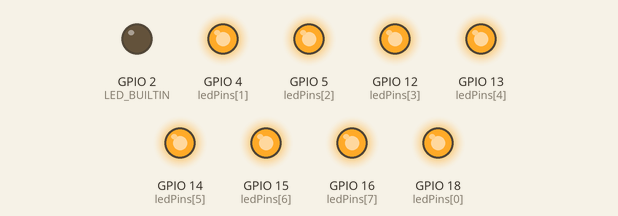
A sketch run on a simulated ESP32. On the bench: output pins drawn as LEDs (lit = HIGH). Nothing arrives over Bluetooth unless stated; a phone connects over Bluetooth LE 3 s after start; what the sketch prints to the serial monitor is not drawn.

Above: at 0.5 s.
At 32.45 s:
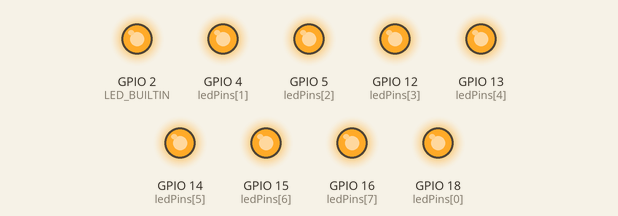
Timing chart, 0 to 32.9 s (numbered marks = the images above):
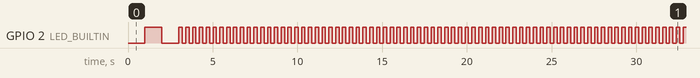

Measured:
- by itself, GPIO 2 (LED_BUILTIN): goes HIGH 1.0 s, LOW 1.0 s, 315 × (HIGH 0.20 s, LOW 0.20 s), HIGH 0.20 s, then LOW
- by itself, everything shown: repeats every 50.7 s, in 252 steps

The sketch:

ESP32-LED-8-Channel.ino
```cpp
#include <NimBLEDevice.h>

const int LED_BUILTIN = 2;

String bleName = "DO_IOT";  //ชื่อที่แสดงเมื่อใช้อุปกรณ์ค้นหา
// BLE UUIDs
#define SERVICE_UUID_LED "4fafc201-1fb5-459e-8fcc-c5c9c331914b"
#define CHARACTERISTIC_UUID_LED1 "beb5483e-36e1-4688-b7f5-ea07361b26a7"
#define CHARACTERISTIC_UUID_LED2 "beb5483e-36e1-4688-b7f5-ea07361b26a8"
#define CHARACTERISTIC_UUID_LED3 "beb5483e-36e1-4688-b7f5-ea07361b26a9"
#define CHARACTERISTIC_UUID_LED4 "beb5483e-36e1-4688-b7f5-ea07361b26aa"
#define CHARACTERISTIC_UUID_LED5 "beb5483e-36e1-4688-b7f5-ea07361b26ab"
#define CHARACTERISTIC_UUID_LED6 "beb5483e-36e1-4688-b7f5-ea07361b26ac"
#define CHARACTERISTIC_UUID_LED7 "beb5483e-36e1-4688-b7f5-ea07361b26ad"
#define CHARACTERISTIC_UUID_LED8 "beb5483e-36e1-4688-b7f5-ea07361b26ae"
#define CHARACTERISTIC_UUID_LED_STATE "beb5483e-36e1-4688-b7f5-ea07361b26af"

// BLE server and characteristic
NimBLEServer* pServer = nullptr;
NimBLECharacteristic* pCharacteristicLed1 = nullptr;
NimBLECharacteristic* pCharacteristicLed2 = nullptr;
NimBLECharacteristic* pCharacteristicLed3 = nullptr;
NimBLECharacteristic* pCharacteristicLed4 = nullptr;
NimBLECharacteristic* pCharacteristicLed5 = nullptr;
NimBLECharacteristic* pCharacteristicLed6 = nullptr;
NimBLECharacteristic* pCharacteristicLed7 = nullptr;
NimBLECharacteristic* pCharacteristicLed8 = nullptr;
NimBLECharacteristic* pCharacteristicLedState = nullptr;
bool deviceConnected = false;
bool oldDeviceConnected = false;
std::string receivedValueLed1 = "";
std::string receivedValueLed2 = "";
std::string receivedValueLed3 = "";
std::string receivedValueLed4 = "";
std::string receivedValueLed5 = "";
std::string receivedValueLed6 = "";
std::string receivedValueLed7 = "";
std::string receivedValueLed8 = "";
std::string receivedValueLedState = "";
std::string oldReceivedValueLedState = "";

//กำหนดค่า GPIO pin ให้กับ LED
const int ledPins[] = {18, 4, 5, 12, 13, 14, 15, 16};
const int numLeds = 8;//Led จำนวน 8 ดวง

void setupBLE();
void updateStatusPinsToBLE();
void ledBlink(int delay);

void setup() {
  //ตั้งค่าเปิดการใช้งานการเชื่อมต่อ Serial Port
  Serial.begin(115200);

  pinMode(LED_BUILTIN, OUTPUT);
  digitalWrite(LED_BUILTIN, LOW);

  //ตั้งค่า Pins ของ LED ให้เป็น Output ทั้งหมด
  for (int i = 0; i < numLeds; i++) {
    pinMode(ledPins[i], OUTPUT);
    digitalWrite(ledPins[i], HIGH);//Active LOW (LOW=LED ติด , HIGH=LED ดับ)
  }
  setupBLE();
}

void loop() {
  if (deviceConnected) {
    ledBlink(200);//ถ้ามีอุปกรณ์อื่นมาเชื่อมต่อจะกระพริบ 200 ms
  } else {
    ledBlink(1000);//ถ้าไม่มีอุปกรณ์อื่นมาเชื่อมต่อจะกระพริบ 1000 ms
  }

  checkDeviceConnected();//ตรวจสอบการเชื่อมต่อ

  // ถ้ามีอุปกรณ์เชื่อมต่ออยู่ ให้อ่านข้อมูล Characteristic
  if (deviceConnected) {
    updateStatusPinsToBLE();//Update สถานะของ LED pin ไปที่ BLE


    //อ่านค่า Characteristic ที่อุปกรณ์ที่เชื่อมต่อส่งมา
    //อ่านค่า Characteristic ของ LED1
    std::string newValue = pCharacteristicLed1->getValue();
    if(newValue.c_str()!=nullptr){
      if (newValue != receivedValueLed1) {
        Serial.print("ค่าใหม่ที่รับมาของ LED1: ");
        Serial.println(newValue.c_str());
        receivedValueLed1 = newValue;
        if(newValue=="0"){
          //อัพเดตค่าไปที่ Characteristic
          digitalWrite(ledPins[0],HIGH);
        }
        else if(newValue=="1"){
          digitalWrite(ledPins[0],LOW);
        }
      }
    }


    // อ่านค่า Characteristic ของ LED2
    newValue = pCharacteristicLed2->getValue();
    if(newValue.c_str()!=nullptr){
      if (newValue != receivedValueLed2) {
        Serial.print("ค่าใหม่ที่รับมาของ LED2: ");
        Serial.println(newValue.c_str());
        receivedValueLed2 = newValue;
        if(newValue=="0"){
          //อัพเดตค่าไปที่ Characteristic
          digitalWrite(ledPins[1],HIGH);
        }
        else if(newValue=="1"){
          digitalWrite(ledPins[1],LOW);
        }
      }
    }


    //อ่านค่า Characteristic ของ LED3
    newValue = pCharacteristicLed3->getValue();
    if(newValue.c_str()!=nullptr){
      if (newValue != receivedValueLed3) {
        Serial.print("ค่าใหม่ที่รับมาของ LED3: ");
        Serial.println(newValue.c_str());
        receivedValueLed3 = newValue;
        if(newValue=="0"){
          //อัพเดตค่าไปที่ Characteristic
          digitalWrite(ledPins[2],HIGH);
        }
        else if(newValue=="1"){
          digitalWrite(ledPins[2],LOW);
        }
      }
    }


    //อ่านค่า Characteristic ของ LED4
    newValue = pCharacteristicLed4->getValue();
    if(newValue.c_str()!=nullptr){
      if (newValue != receivedValueLed4) {
        Serial.print("ค่าใหม่ที่รับมาของ LED4: ");
        Serial.println(newValue.c_str());
        receivedValueLed4 = newValue;
        if(newValue=="0"){
          //อัพเดตค่าไปที่ Characteristic
          digitalWrite(ledPins[3],HIGH);
        }
        else if(newValue=="1"){
          digitalWrite(ledPins[3],LOW);
        }
      }
    }


    //อ่านค่า Characteristic ของ LED5
    newValue = pCharacteristicLed5->getValue();
    if(newValue.c_str()!=nullptr){
      if (newValue != receivedValueLed5) {
        Serial.print("ค่าใหม่ที่รับมาของ LED5: ");
        Serial.println(newValue.c_str());
        receivedValueLed5 = newValue;
        if(newValue=="0"){
          //อัพเดตค่าไปที่ Characteristic
          digitalWrite(ledPins[4],HIGH);
        }
        else if(newValue=="1"){
          digitalWrite(ledPins[4],LOW);
        }
      }
    }


    //อ่านค่า Characteristic ของ LED6
    newValue = pCharacteristicLed6->getValue();
    if(newValue.c_str()!=nullptr){
      if (newValue != receivedValueLed6) {
        Serial.print("ค่าใหม่ที่รับมาของ LED6: ");
        Serial.println(newValue.c_str());
        receivedValueLed6 = newValue;
        if(newValue=="0"){
          //อัพเดตค่าไปที่ Characteristic
          digitalWrite(ledPins[5],HIGH);
        }
        else if(newValue=="1"){
          digitalWrite(ledPins[5],LOW);
        }
      }
    }


    //อ่านค่า Characteristic ของ LED7
    newValue = pCharacteristicLed7->getValue();
    if(newValue.c_str()!=nullptr){
      if (newValue != receivedValueLed7) {
        Serial.print("ค่าใหม่ที่รับมาของ LED7: ");
        Serial.println(newValue.c_str());
        receivedValueLed7 = newValue;
        if(newValue=="0"){
          //อัพเดตค่าไปที่ Characteristic
          digitalWrite(ledPins[6],HIGH);
        }
        else if(newValue=="1"){
          digitalWrite(ledPins[6],LOW);
        }
      }
    }

    //อ่านค่า Characteristic ของ LED8
    newValue = pCharacteristicLed8->getValue();
    if(newValue.c_str()!=nullptr){
      if (newValue != receivedValueLed8) {
        Serial.print("ค่าใหม่ที่รับมาของ LED8: ");
        Serial.println(newValue.c_str());
        receivedValueLed8 = newValue;
        if(newValue=="0"){
          //อัพเดตค่าไปที่ Characteristic
          digitalWrite(ledPins[7],HIGH);
        }
        else if(newValue=="1"){
          digitalWrite(ledPins[7],LOW);
        }
      }
    }
  }

  //หน่วงเวลา Sampling = 100 ms หรือ 0.1 วินาที
  // delay(5);
}

void updateStatusPinsToBLE(){
  static unsigned long lastMsg = 0;
  unsigned long now = millis();
  if (now - lastMsg > 10) {
    lastMsg = now;
    receivedValueLed1 = String(!digitalRead(ledPins[0])).c_str();
    receivedValueLed2 = String(!digitalRead(ledPins[1])).c_str();
    receivedValueLed3 = String(!digitalRead(ledPins[2])).c_str();
    receivedValueLed4 = String(!digitalRead(ledPins[3])).c_str();
    receivedValueLed5 = String(!digitalRead(ledPins[4])).c_str();
    receivedValueLed6 = String(!digitalRead(ledPins[5])).c_str();
    receivedValueLed7 = String(!digitalRead(ledPins[6])).c_str();
    receivedValueLed8 = String(!digitalRead(ledPins[7])).c_str();

    pCharacteristicLed1->setValue(receivedValueLed1);
    pCharacteristicLed2->setValue(receivedValueLed2);
    pCharacteristicLed3->setValue(receivedValueLed3);
    pCharacteristicLed4->setValue(receivedValueLed4);
    pCharacteristicLed5->setValue(receivedValueLed5);
    pCharacteristicLed6->setValue(receivedValueLed6);
    pCharacteristicLed7->setValue(receivedValueLed7);
    pCharacteristicLed8->setValue(receivedValueLed8);

    receivedValueLedState = "";
    receivedValueLedState += receivedValueLed1;
    receivedValueLedState += ",";
    receivedValueLedState += receivedValueLed2;
    receivedValueLedState += ",";
    receivedValueLedState += receivedValueLed3;
    receivedValueLedState += ",";
    receivedValueLedState += receivedValueLed4;
    receivedValueLedState += ",";
    receivedValueLedState += receivedValueLed5;
    receivedValueLedState += ",";
    receivedValueLedState += receivedValueLed6;
    receivedValueLedState += ",";
    receivedValueLedState += receivedValueLed7;
    receivedValueLedState += ",";
    receivedValueLedState += receivedValueLed8;


    //รุปแบบของข้อมูลที่จะใช้ส่ง BLE จะเป็น 0,0,0,0,0,0,0,0
    pCharacteristicLedState->setValue(receivedValueLedState);

    if(oldReceivedValueLedState!=receivedValueLedState){
      oldReceivedValueLedState = receivedValueLedState;
      Serial.println("สถานะ Pin ของ LED เปลี่ยน");
      pCharacteristicLedState->notify();//แจ้ง Update ข้อมูล เพื่อไปทำ Callback ฝั่ง Client
    }

  }
}

void setupBLE() {
  NimBLEDevice::init(bleName.c_str());

  pServer = NimBLEDevice::createServer();//สร้าง BLE Server

  NimBLEService* pService = pServer->createService(SERVICE_UUID_LED);//สร้าง Service

  //เตรียมข้อมูล Default ในครั้งแรก
  receivedValueLed1 = String(!digitalRead(ledPins[0])).c_str();
  receivedValueLed2 = String(!digitalRead(ledPins[1])).c_str();
  receivedValueLed3 = String(!digitalRead(ledPins[2])).c_str();
  receivedValueLed4 = String(!digitalRead(ledPins[3])).c_str();
  receivedValueLed5 = String(!digitalRead(ledPins[4])).c_str();
  receivedValueLed6 = String(!digitalRead(ledPins[5])).c_str();
  receivedValueLed7 = String(!digitalRead(ledPins[6])).c_str();
  receivedValueLed8 = String(!digitalRead(ledPins[7])).c_str();

  //LED 1
  pCharacteristicLed1 = pService->createCharacteristic(
    CHARACTERISTIC_UUID_LED1, NIMBLE_PROPERTY::READ | NIMBLE_PROPERTY::WRITE);//ตั้งค่าให้สามารถอ่านและเขียน Characteristic ของ LED 1 ได้
  pCharacteristicLed1->setValue(receivedValueLed1);//อ่านค่าสถานะ pin ของ LED 1 และส่งเข้าไปที่ BLE

  //LED 2
  pCharacteristicLed2 = pService->createCharacteristic(
    CHARACTERISTIC_UUID_LED2, NIMBLE_PROPERTY::READ | NIMBLE_PROPERTY::WRITE);//ตั้งค่าให้สามารถอ่านและเขียน Characteristic ของ LED 2 ได้
  pCharacteristicLed2->setValue(receivedValueLed2);//อ่านค่าสถานะ pin ของ LED 2 และส่งเข้าไปที่ BLE

  //LED 3
  pCharacteristicLed3 = pService->createCharacteristic(
    CHARACTERISTIC_UUID_LED3, NIMBLE_PROPERTY::READ | NIMBLE_PROPERTY::WRITE);//ตั้งค่าให้สามารถอ่านและเขียน Characteristic ของ LED 3 ได้
  pCharacteristicLed3->setValue(receivedValueLed3);//อ่านค่าสถานะ pin ของ LED 3 และส่งเข้าไปที่ BLE

  //LED 4
  pCharacteristicLed4 = pService->createCharacteristic(
    CHARACTERISTIC_UUID_LED4, NIMBLE_PROPERTY::READ | NIMBLE_PROPERTY::WRITE);//ตั้งค่าให้สามารถอ่านและเขียน Characteristic ของ LED 4 ได้
  pCharacteristicLed4->setValue(receivedValueLed4);//อ่านค่าสถานะ pin ของ LED 4 และส่งเข้าไปที่ BLE

  //LED 5
  pCharacteristicLed5 = pService->createCharacteristic(
    CHARACTERISTIC_UUID_LED5, NIMBLE_PROPERTY::READ | NIMBLE_PROPERTY::WRITE);//ตั้งค่าให้สามารถอ่านและเขียน Characteristic ของ LED 5 ได้
  pCharacteristicLed5->setValue(receivedValueLed5);//อ่านค่าสถานะ pin ของ LED 5 และส่งเข้าไปที่ BLE

  //LED 6
  pCharacteristicLed6 = pService->createCharacteristic(
    CHARACTERISTIC_UUID_LED6, NIMBLE_PROPERTY::READ | NIMBLE_PROPERTY::WRITE);//ตั้งค่าให้สามารถอ่านและเขียน Characteristic ของ LED 6 ได้
  pCharacteristicLed6->setValue(receivedValueLed6);//อ่านค่าสถานะ pin ของ LED 6 และส่งเข้าไปที่ BLE

  //LED 7
  pCharacteristicLed7 = pService->createCharacteristic(
    CHARACTERISTIC_UUID_LED7, NIMBLE_PROPERTY::READ | NIMBLE_PROPERTY::WRITE);//ตั้งค่าให้สามารถอ่านและเขียน Characteristic ของ LED 7 ได้
  pCharacteristicLed7->setValue(receivedValueLed7);//อ่านค่าสถานะ pin ของ LED 7 และส่งเข้าไปที่ BLE

  //LED 8
  pCharacteristicLed8 = pService->createCharacteristic(
    CHARACTERISTIC_UUID_LED8, NIMBLE_PROPERTY::READ | NIMBLE_PROPERTY::WRITE);//ตั้งค่าให้สามารถอ่านและเขียน Characteristic ของ LED 8 ได้
  pCharacteristicLed8->setValue(receivedValueLed8);//อ่านค่าสถานะ pin ของ LED 8 และส่งเข้าไปที่ BLE

  //LED STATE
  pCharacteristicLedState = pService->createCharacteristic(
    CHARACTERISTIC_UUID_LED_STATE, NIMBLE_PROPERTY::READ | NIMBLE_PROPERTY::NOTIFY);//ตั้งค่าให้สามารถอ่านและแจ้งเมื่อมีการ Update ข้อมูล Characteristic ของ LED 8 ได้
  pCharacteristicLedState->setValue(receivedValueLedState);//อ่านค่าสถานะ pin ของ LED 8 และส่งเข้าไปที่ BLE

  pCharacteristicLedState->createDescriptor(
    CHARACTERISTIC_UUID_LED_STATE,
    NIMBLE_PROPERTY::READ |
    NIMBLE_PROPERTY::WRITE
  );

  pService->start();//Start Service

  NimBLEAdvertising* pAdvertising = NimBLEDevice::getAdvertising();//เตรียมข้อมูลการ Advertising
  pAdvertising->addServiceUUID(SERVICE_UUID_LED);
  pAdvertising->start();//Start Advertising

  Serial.println("กำลังรอ... อุปกรณ์ภายนอกมาเชื่อมต่อ...");
}

//ตรวจสอบว่ามี อุปกรณ์ที่กำลังเชื่อมต่ออยู่หรือไม่
void checkDeviceConnected() {
  // Check if there are any connected devices
  deviceConnected = pServer->getConnectedCount() > 0;

  // Handle new connection
  if (deviceConnected && !oldDeviceConnected) {
    Serial.println("มีอุปกรณ์ถูกเชื่อมต่อ");
    oldDeviceConnected = deviceConnected;
  }

  // Handle disconnection
  if (!deviceConnected && oldDeviceConnected) {
    Serial.println("ไม่มีอุปกรณ์ถูกเชื่อมต่อ");
    oldDeviceConnected = deviceConnected;
    // Restart advertising
    pServer->getAdvertising()->start();
  }
}

//สั่งงานให้ LED ติดกระพริบตามค่า delay
void ledBlink(int delay) {
  static unsigned long lastMsg = 0;
  unsigned long now = millis();
  if (now - lastMsg > delay) {
    lastMsg = now;
    digitalWrite(LED_BUILTIN, !digitalRead(LED_BUILTIN));
  }
}
```
